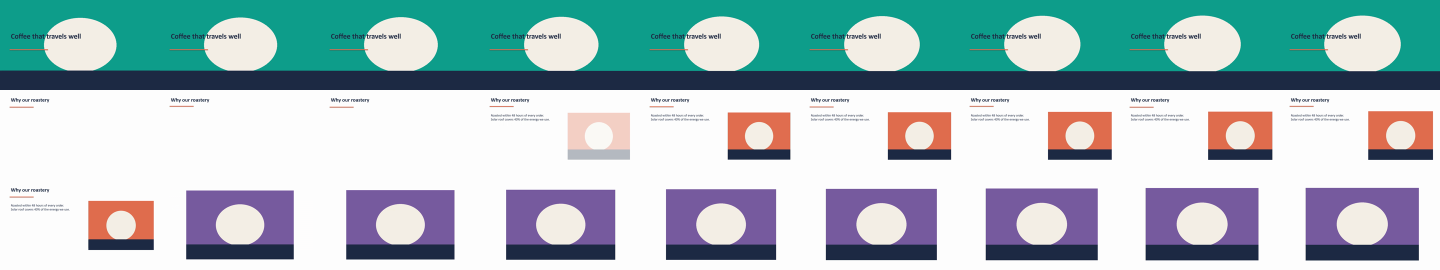
#> input picture experiments/T024-20261007-claude-picture-motion/native/contact_1fps.png, 2880 x 540 px (shown at 1/2 size)
$ python -i photo_vector.py   (imports and definitions only)   (older library calls are emulated)
#> lines starting #> are read from the running program, lines starting #| are printed output that depends on the picture; after the words box and inside, x2 and y2 are one past the last pixel; in counts of white or black regions, pixels touching at a corner belong together
#> further down, picture is the input picture: shape (540, 2880, 3); mean B, G, R 192.1, 188.2, 166.6
#!/usr/bin/env python3
"""Photo → controlled vector illustration (T051, vector domain).

The problem is not "trace every edge".  A camera photo contains three kinds of
ink that a technical illustration must treat differently:

* **silhouette** — the outline of the object; always kept, simplified, heaviest;
* **form** — long boundaries between parts or planes; kept when long and
  coherent, drawn at a medium weight;
* **detail** — controls, seams, fasteners, reflections and texture; kept only
  inside a *detail budget*, drawn thin, otherwise removed.

The module implements that policy with measurable signals (contour length,
straightness, gradient support, closed-loop area) and a scale test: a detail
shorter than ~1.5 mm at the final print width is removed even if it is a real
edge, because the reader cannot see it.

Pipeline::

    photo → GrabCut mask → flat colour regions (k-means, merged)
          → Canny contours → classify silhouette/form/detail
          → RDP + corner-preserving Bézier → layered SVG

The output is a *first pass* plus a decision table, not an automatic
illustrator.  A human still chooses the level and corrects semantics.

CLI::

    python scripts/photo_vector.py build photo.jpg -o illustration.svg \
        --level catalogue --colors 5 --width-mm 120 --json metrics.json
    python scripts/photo_vector.py analyze photo.jpg --json edges.json
"""
from __future__ import annotations

import argparse
import json
import math
import re
from dataclasses import dataclass, field
from pathlib import Path
from typing import Any, Iterable, Sequence

Point = tuple[float, float]

PAPER = "#F7F5F0"
INK = "#20242A"
LEVELS = ("silhouette", "form", "catalogue", "full")

# Budgets are deliberately explicit.  They are a design decision, not a
# property of the photo; the report records why each number was chosen.
BUDGETS = {
    "silhouette": {"form": 0, "detail": 0},
    "form": {"form": 30, "detail": 0},
    "catalogue": {"form": 34, "detail": 16},
    "full": {"form": 10_000, "detail": 10_000},
}


# ---------------------------------------------------------------------------
# Geometry (pure Python, unit-tested without OpenCV)
# ---------------------------------------------------------------------------

def _dist(a: Point, b: Point) -> float:
    return math.hypot(a[0] - b[0], a[1] - b[1])


# [43 lines left out: functions _point_line_distance, rdp, _angle, not called in this run]


def _fmt(value: float) -> str:
    text = f"{value:.2f}".rstrip("0").rstrip(".")
    return text or "0"


# [69 lines left out: functions polyline_to_path, _closed_area, _bbox, not called in this run]


# ---------------------------------------------------------------------------
# Perception (OpenCV)
# ---------------------------------------------------------------------------

def _cv():
    try:
        import cv2  # noqa: PLC0415
        import numpy as np  # noqa: PLC0415
    except ImportError as exc:  # pragma: no cover
        raise SystemExit(
            "OpenCV is required for photo_vector: pip install opencv-python-headless numpy"
        ) from exc
    # GrabCut and k-means use OpenCV's RNG.  Without a seed two builds of the
    # same photo choose different palettes and slightly different masks; the
    # five-budget study must be reproducible.
    cv2.setRNGSeed(0)
    cv2.setNumThreads(1)
    return cv2, np


@dataclass
class Segment:
    mask: Any
    x: int
    y: int
    w: int
    h: int
    coverage: float
    raw_mask: Any = None


def segment_product(bgr, *, iterations: int = 5, margin: float = 0.03) -> Segment:
    """GrabCut from a border rectangle, keep the largest component, fill holes."""
#> called with iterations = 5, margin = 0.03
    cv2, np = _cv()
    h, w = bgr.shape[:2]
#> h = 540; w = 2880
    mask = np.zeros((h, w), np.uint8)
    rect = (int(w * margin), int(h * margin),
            int(w * (1 - 2 * margin)), int(h * (1 - 2 * margin)))
#> rect = (86, 16, 2707, 507)
    bgd = np.zeros((1, 65), np.float64)
    fgd = np.zeros((1, 65), np.float64)
    cv2.grabCut(bgr, mask, rect, bgd, fgd, iterations, cv2.GC_INIT_WITH_RECT)
    fg = np.where((mask == cv2.GC_FGD) | (mask == cv2.GC_PR_FGD), 255, 0).astype(np.uint8)
    kernel = np.ones((5, 5), np.uint8)
    fg = cv2.morphologyEx(fg, cv2.MORPH_CLOSE, kernel, iterations=2)
    fg = cv2.morphologyEx(fg, cv2.MORPH_OPEN, kernel, iterations=1)
    contours, _ = cv2.findContours(fg, cv2.RETR_EXTERNAL, cv2.CHAIN_APPROX_NONE)
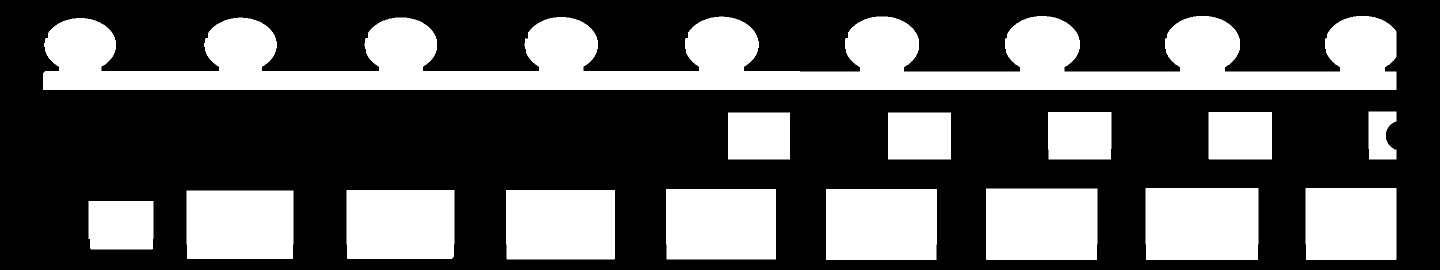
#> fg: shape (540, 2880) (shown at 1/2 size); 33.8% white; 15 white regions, largest, box (x1, y1, x2, y2) and area: (86, 32, 2793, 180) 218655, (2291, 376, 2517, 520) 32482, (1972, 377, 2195, 520) 31857
    if not contours:
        raise ValueError("segmentation produced no object")
    main = max(contours, key=cv2.contourArea)
    solid = np.zeros_like(fg)
    cv2.drawContours(solid, [main], -1, 255, -1)
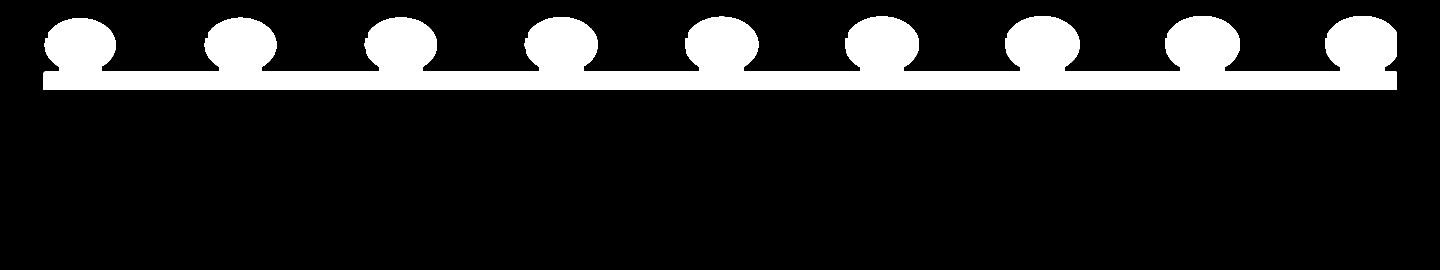
#> solid: shape (540, 2880) (shown at 1/2 size); 14.1% white; 1 white region, box (x1, y1, x2, y2) and area: (86, 32, 2793, 180) 218655
    raw = solid.copy()
    solid = _trim_ground_shadow(bgr, solid, cv2, np)
    contours, _ = cv2.findContours(solid, cv2.RETR_EXTERNAL, cv2.CHAIN_APPROX_NONE)
    main = max(contours, key=cv2.contourArea)
    x, y, bw, bh = cv2.boundingRect(main)
    return Segment(solid, x, y, bw, bh, float(cv2.countNonZero(solid)) / (w * h),
                   raw_mask=raw)


def _trim_ground_shadow(bgr, mask, cv2, np):
    """Trim the shadow/reflection skirt below the darkest base line.

    Product photos on a table carry a soft shadow attached to the base.  GrabCut
    keeps it because it touches the object.  In a line illustration that skirt
    is not part of the machine: the silhouette stroke would wrap the shadow and
    read as a puddle.  For each column, the lowest *dark* pixel is the contact
    line; a narrow band below it is removed.  The rule only applies when dark
    pixels cover most columns and the removed area is small, so a light-bodied
    product is left alone.
    """
    gray = cv2.cvtColor(bgr, cv2.COLOR_BGR2GRAY)
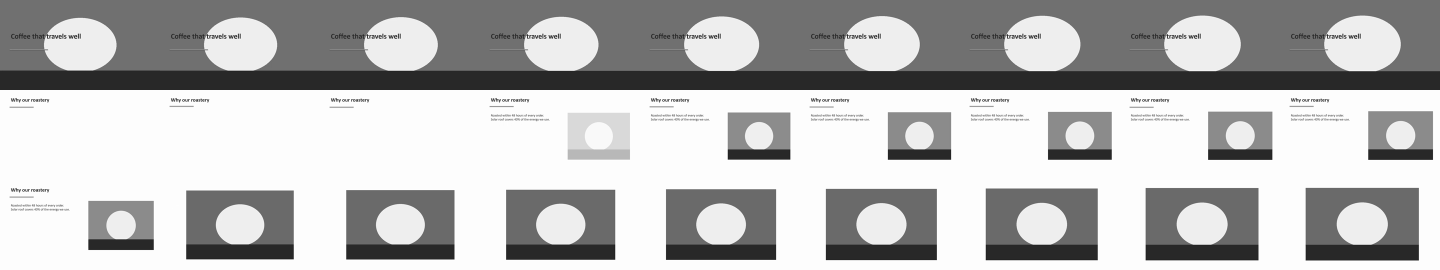
#> gray: shape (540, 2880) (shown at 1/2 size); min 8, max 255, mean 182.2
    h, w = mask.shape[:2]
#> h = 540; w = 2880
    ys_all, xs_all = np.where(mask > 0)
    if len(ys_all) == 0:
        return mask
    y0, y1 = int(ys_all.min()), int(ys_all.max())
#> y0 = 32; y1 = 179
    scan_from = int(y0 + 0.80 * (y1 - y0))
#> scan_from = 149
    dark = (mask > 0) & (gray < 72)
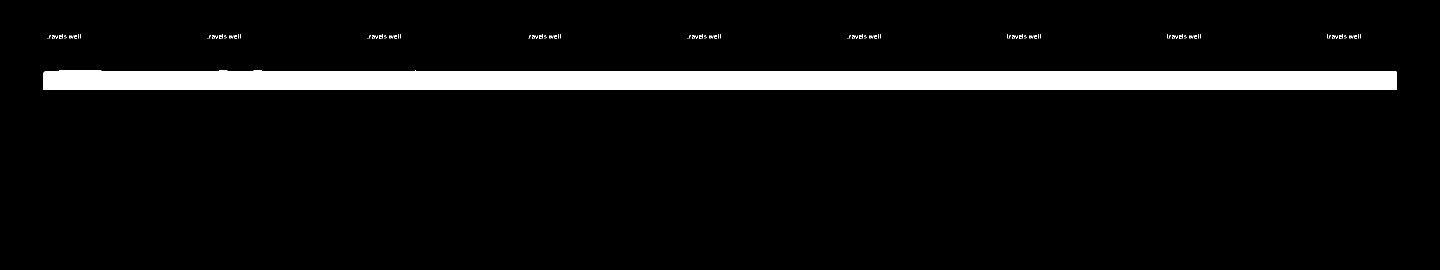
#> dark: shape (540, 2880) bool (shown at 1/2 size); 6.6% white; 118 white regions (108 under 20 px), largest, box (x1, y1, x2, y2) and area: (86, 141, 2793, 180) 101895, (148, 70, 154, 77) 21, (468, 70, 474, 77) 21
    dark[:scan_from, :] = False
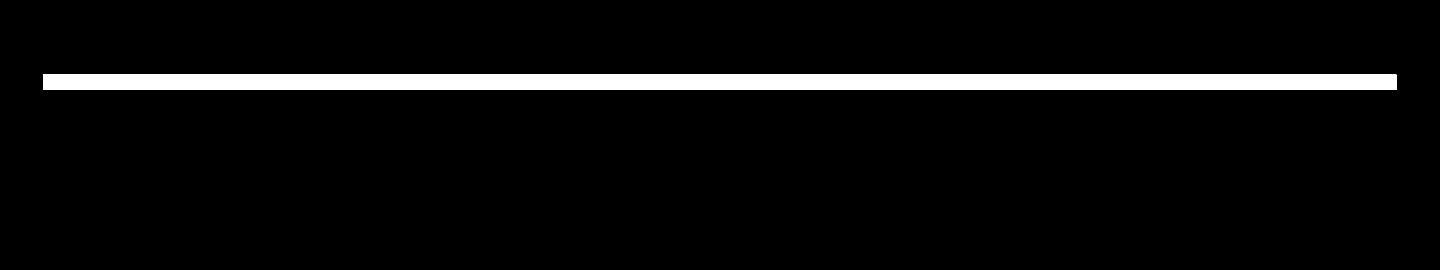
#> dark: shape (540, 2880) bool (shown at 1/2 size); 5.4% white; 1 white region
    columns = []
    for x in range(w):
        ys = np.where(dark[:, x])[0]
        columns.append(int(ys.max()) if len(ys) else None)
#> after the loop, columns = 2880 items
    known = [c for c in columns if c is not None]
#> known = 2707 values from 179 to 179
    if len(known) < 0.55 * w:
        return mask
    # Fill gaps from the nearest known column.
    for x in range(w):
        if columns[x] is None:
            left = next((columns[i] for i in range(x, -1, -1) if columns[i] is not None), None)
            right = next((columns[i] for i in range(x, w) if columns[i] is not None), None)
            values = [v for v in (left, right) if v is not None]
            columns[x] = int(sum(values) / len(values)) if values else None
#> this loop made 2880 passes
#> values on passes 1 to 12: [179], [179, 179], [179, 179], [179, 179], [179, 179], [179, 179], [179, 179], [179, 179], [179, 179], [179, 179], [179, 179], [179, 179]
#> after the loop, columns = 2880 values from 179 to 179
    out = mask.copy()
    removed = 0
    for x, limit in enumerate(columns):
        if limit is None:
            continue
        cut = limit + 3
        if cut < h:
            removed += int((out[cut:, x] > 0).sum())
            out[cut:, x] = 0
#> after the loop, removed = 0
    if removed > 0.08 * cv2.countNonZero(mask):
        return mask
    kernel = np.ones((5, 5), np.uint8)
    out = cv2.morphologyEx(out, cv2.MORPH_CLOSE, kernel, iterations=1)
    return out


@dataclass
class Regions:
    labels: Any
    palette: list[str]
    palette_lab: list[tuple[float, float, float]]
    areas: list[int]


# [144 lines left out: functions _suppress_rim_highlights, _merge_small, quantize_regions, not called in this run]


@dataclass
class Edge:
    points: list[Point]
    length: float
    closed: bool
    area: float
    mean_grad: float
    straightness: float
    bbox: tuple[float, float, float, float]
    score: float = 0.0
    smoothness: float = 1.0
    wiggle: float = 0.0
    role: str = ""
    reason: str = ""
    simplified: list[Point] = field(default_factory=list)
    path: str = ""

    @property
    def diagonal(self) -> float:
        return math.hypot(self.bbox[2] - self.bbox[0], self.bbox[3] - self.bbox[1])


# [425 lines left out: functions _auto_canny, _retraced_half, edge_candidates, _dedupe_edges, _polyline_length, _wiggle and 5 more, not called in this run]


def _escape(text: str) -> str:
    return (text.replace("&", "&amp;").replace("<", "&lt;")
            .replace(">", "&gt;").replace('"', "&quot;"))


# ---------------------------------------------------------------------------
# Metrics
# ---------------------------------------------------------------------------

# [158 lines left out: functions silhouette_iou, colour_error, edge_metrics, _load, analyse_photo, build_illustration, not called in this run]


def stats_count(edges: list[Edge], role: str) -> int:
    return sum(1 for e in edges if e.role == role)


# [65 lines left out: functions _reason_counts, _silhouette_points, main, not called in this run]


# [2 lines not run here, left out]

>>> import cv2
>>> picture = cv2.imread('../experiments/T024-20261007-claude-picture-motion/native/contact_1fps.png')
>>> result = segment_product(picture)
#> in segment_product, `contours, _ = cv2.findContours(solid, cv2.RETR_EXTERNAL, cv2.CHAIN_APP..`: contours = 1 contour; box (x1, y1, x2, y2) and area: (86, 32, 2793, 180) 214847
#> in segment_product, `x, y, bw, bh = cv2.boundingRect(main)`: x = 86; y = 32; bw = 2707; bh = 148
